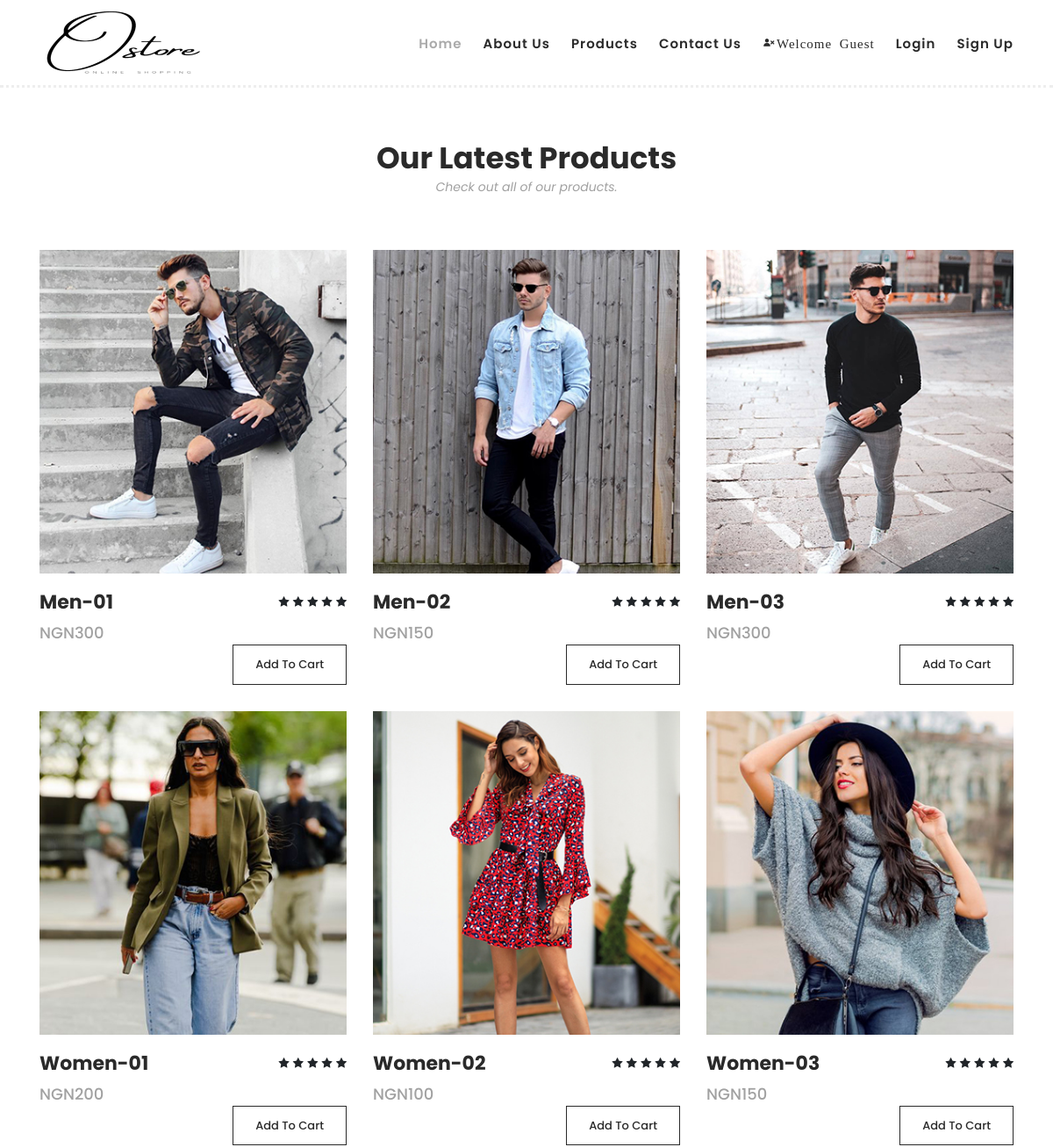
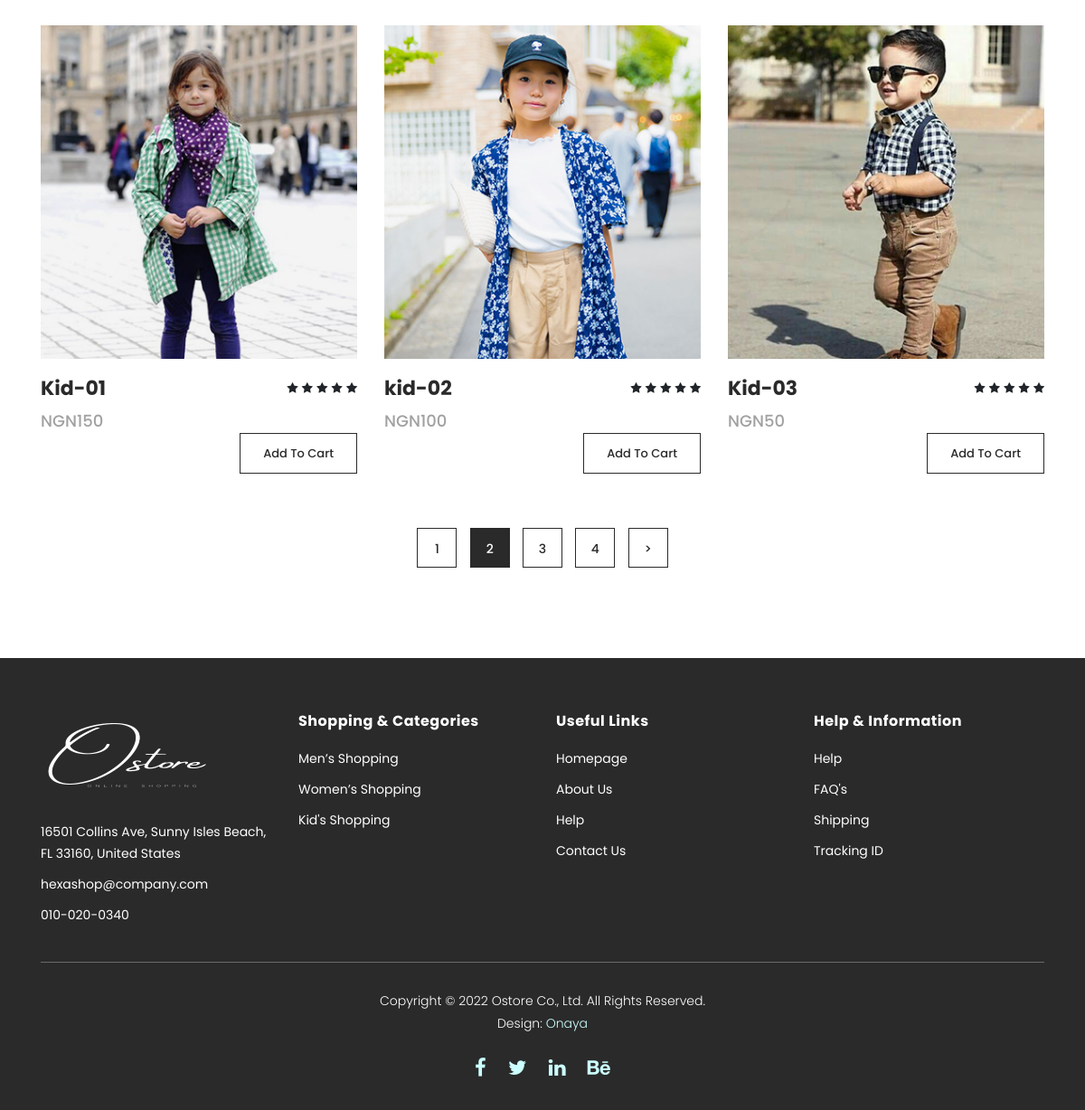
/product, run on the app's committed database (2 pictures, top to bottom).
### myapp/models.py (models this page shows, shortened)
class Product(db.Model):
    __tablename__ = "product"
    id = db.Column(db.Integer, primary_key=True)
    name = db.Column(db.String(64), nullable=True)
    price =  db.Column(db.String(78), nullable=True)
    filename = db.Column(
        db.String(89),
        nullable=True,
    )
    carts = db.relationship("LineItem", back_populates="product")

### myapp/product.py (the view)
@product.route("/product")
def products():
    rows = Product.query.all()
    return render_template("store/products.html", rows=rows)

### myapp/templates/store/products.html (shortened to what this page needs)
{% extends 'store/base.html' %}
{% block content  %}
    <section class="section" id="products">
        <div class="container">
            <div class="row">
                <div class="col-lg-12">
                    <div class="section-heading">
                        <h2>Our Latest Products</h2>
                        <span>Check out all of our products.</span>
                    </div>
                </div>
            </div>
        </div>
        <div class="container">
            <div class="row">
                {% for row in rows  %}
                <div class="col-lg-4">
                    <div class="item">
                        <div class="thumb">
                            <a href="{{url_for('product.singleproduct' , id = row.id)}}"> <img src="{{ url_for('product.media', filename=row.filename) }}" alt="Women"></a>
                        </div>
                        <div class="down-content">
                            <h4>{{ row.name}}</h4>
                            <span>NGN{{ row.price}}</span>
                            <ul class="stars">
                                <li><i class="fa fa-star"></i></li>
                                <li><i class="fa fa-star"></i></li>
                                <li><i class="fa fa-star"></i></li>
                                <li><i class="fa fa-star"></i></li>
                                <li><i class="fa fa-star"></i></li>
                            </ul>
                            <div class="total">
                                <div class="main-border-button"><a href="/addToCart/{{row.id}}">Add To Cart</a></div>
                            </div>
                        </div>
                    </div>
                </div>
                {% endfor %}
                               <div class="col-lg-12">
                    <div class="pagination">
                        <ul>
                            <li>
                                <a href="#">1</a>
                            </li>
                            <li class="active">
                                <a href="#">2</a>
                            </li>
                            <li>
                                <a href="#">3</a>
                            </li>
                            <li>
                                <a href="#">4</a>
                            </li>
                            <li>
                                <a href="#">></a>
                            </li>
                        </ul>
                    </div>
                </div>
            </div>
        </div>
    </section>
{% endblock  %}

### myapp/templates/store/base.html (shortened to what this page needs)
<!DOCTYPE html>
<html lang="en">
  <head>
    <link rel="stylesheet" href="{{ url_for('static' , filename='css/style.css')}}">
    <link rel="stylesheet" type="text/css" href="static/css/bootstrap.min.css">
    <link rel="stylesheet" type="text/css" href="static/css/font-awesome.css">
    <link rel="stylesheet" href="static/css/templatemo-hexashop.css">
    <link rel="stylesheet" href="static/css/owl-carousel.css">
    <link rel="stylesheet" href="static/css/lightbox.css">
    <link rel="stylesheet"href="https://unpkg.com/boxicons@latest/css/boxicons.min.css">
    </head>
    <body>
    <header class="header-area header-sticky">
        <div class="container">
            <div class="row">
                <div class="col-12">
                    <nav class="main-nav">
                        <a href="index.html" class="logo">
                            <img src="static/images/1bg1.png">
                        </a>
                        <ul class="nav">
                            <li class="scroll-to-section"><a href="{{ url_for('user.home')}}" class="active">Home</a></li>
                            <li><a href="{{ url_for('user.about')}}">About Us</a></li>
                            <li><a href="{{ url_for('product.products')}}">Products</a></li>
                            <li><a href="{{ url_for('user.contact')}}">Contact Us</a></li>
                            {% if not current_user.is_authenticated %}
                            <li><a href="#" class="navbar-item">
                                <i class='bx bxs-user-x' >Welcome Guest</i>
                            </a></li>
                            <li><a href="{{ url_for('user.login') }}" class="navbar-item">
                                Login
                            <li><a href="{{ url_for('user.register') }}" class="navbar-item">
                                Sign Up
                            </a></li>
                            {% endif %}
                        </ul>
                    </nav>
                </div>
            </div>
        </div>
    </header>
    {% block content %}
    {% endblock %}
     <footer>
        <div class="container">
            <div class="row">
                <div class="col-lg-3">
                    <div class="first-item">
                        <div class="logo">
                            <img src="static/images/2bg2.png" alt="Ostore logo">
                        </div>
                        <ul>
                            <li><a href="#">16501 Collins Ave, Sunny Isles Beach, FL 33160, United States</a></li>
                            <li><a href="#">hexashop@company.com</a></li>
                            <li><a href="#">010-020-0340</a></li>
                        </ul>
                    </div>
                </div>
                <div class="col-lg-3">
                    <h4>Shopping &amp; Categories</h4>
                    <ul>
                        <li><a href="#">Men’s Shopping</a></li>
                        <li><a href="#">Women’s Shopping</a></li>
                        <li><a href="#">Kid's Shopping</a></li>
                    </ul>
                </div>
                <div class="col-lg-3">
                    <h4>Useful Links</h4>
                    <ul>
                        <li><a href="#">Homepage</a></li>
                        <li><a href="#">About Us</a></li>
                        <li><a href="#">Help</a></li>
                        <li><a href="#">Contact Us</a></li>
                    </ul>
                </div>
                <div class="col-lg-3">
                    <h4>Help &amp; Information</h4>
                    <ul>
                        <li><a href="#">Help</a></li>
                        <li><a href="#">FAQ's</a></li>
                        <li><a href="#">Shipping</a></li>
                        <li><a href="#">Tracking ID</a></li>
                    </ul>
                </div>
                <div class="col-lg-12">
                    <div class="under-footer">
                        <p>Copyright © 2022 Ostore Co., Ltd. All Rights Reserved.
                        <br>Design: <a href="#" target="_parent">Onaya</a>
                        <ul>
                            <li><a href="#"><i class="fa fa-facebook"></i></a></li>
                            <li><a href="#"><i class="fa fa-twitter"></i></a></li>
                            <li><a href="#"><i class="fa fa-linkedin"></i></a></li>
                            <li><a href="#"><i class="fa fa-behance"></i></a></li>
                        </ul>
                    </div>
                </div>
            </div>
        </div>
    </footer>
  </body>
</html>

### myapp/static/css/style.css (style rules this page uses)
* { margin: 0; padding: 0; box-sizing: border-box; }

### data on the page
Product: filename (picture), name "Men-01", price "300"
Product: filename (picture), name "Men-02", price "150"
Product: filename (picture), name "Men-03", price "300"
Product: filename (picture), name "Women-01", price "200"
Product: filename (picture), name "Women-02", price "100"
Product: filename (picture), name "Women-03", price "150"
Product: filename (picture), name "Kid-01", price "150"
Product: filename (picture), name "kid-02", price "100"
Product: filename (picture), name "Kid-03", price "50"
